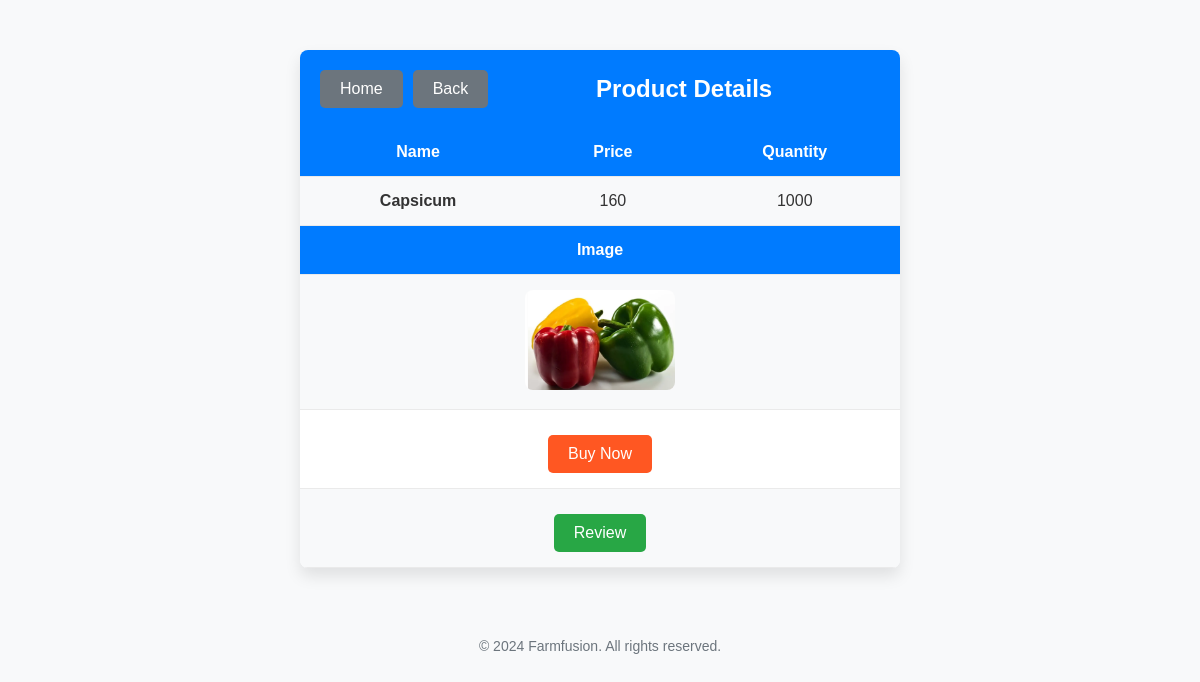
The page /detail-product/15 on the database its author committed.
### products/models.py (models this page shows, shortened)
class Product(models.Model):
    name = models.CharField(max_length=100)
    price = models.IntegerField(default=00)
    quantity =models.CharField(max_length=20,default=1)
    image = models.ImageField(upload_to='pics', null=True, blank=True)

### products/views.py (the view)
# urls.py: path('detail-product/<int:p_id>', views.detail_product, name='detail-product'),
def detail_product(request,p_id):
    p=Product.objects.get(pk=p_id)
    return render(request, 'components/detail-product.html', {"p":p})

### templates/components/detail-product.html (shortened to what this page needs)
<!DOCTYPE html>
<html lang="en">
<head>
</head>
<body>
    <div class="container">
        <div class="header">
            <button onclick="window.location.href='{% url 'home' %}';" style="margin-right: 10px;">Home</button>
            <button onclick="window.history.back();">Back</button>
            <span style="flex-grow: 1; text-align: center;">Product Details</span>
        </div>
        <table>
            <tr>
                <th>Name</th>
                <th>Price</th>
                <th>Quantity</th>
            </tr>
            <tr>
                <td><b>{{ p.name }}</b></td>
                <td>{{ p.price }}</td>
                <td>{{ p.quantity }}</td>
            </tr>
            <tr>
                <th colspan="3">Image</th>
            </tr>
            <tr>
                <td colspan="3">
                    <img src="{{ p.image.url }}" alt="{{ p.name }}">
                </td>
            </tr>
            <tr>
                <td colspan="3">
                    <a href="#" class="btn btn-buy">Buy Now</a>
                </td>
            </tr>
            <tr>
                <td colspan="3">
                    <a href="{% url 'product_detail' p.id %}" class="btn">Review</a>
                </td>
            </tr>
        </table>
    </div>
    <div class="footer">
        &copy; 2024 Farmfusion. All rights reserved.
    </div>
</body>
</html>

### templates/components/detail-product.html (style rules this page uses)
* { box-sizing: border-box; }
body { margin: 0; padding: 0; font-family: 'Arial', sans-serif; background-color: #f8f9fa; color: #333; }
.container { max-width: 600px; margin: 50px auto; background-color: #ffffff; border-radius: 8px; box-shadow: 0 8px 16px rgba(0, 0, 0, 0.1); overflow: hidden; }
.header { background-color: #007BFF; color: #ffffff; display: flex; align-items: center; justify-content: space-between; padding: 20px; font-size: 24px; font-weight: bold; }
.header button { background-color: #6c757d; color: #ffffff; border: none; padding: 10px 20px; font-size: 16px; border-radius: 5px; cursor: pointer; transition: background-color 0.3s ease; }
table { width: 100%; border-collapse: collapse; }
th, td { padding: 15px; text-align: center; border-bottom: 1px solid #eaeaea; }
th { background-color: #007BFF; color: #ffffff; font-weight: bold; }
tr:nth-child(even) { background-color: #f8f9fa; }
tr:nth-child(odd) { background-color: #ffffff; }
td img { border-radius: 8px; width: 150px; height: 100px; object-fit: cover; }
.btn { display: inline-block; margin-top: 10px; padding: 10px 20px; background-color: #28a745; color: #ffffff; text-decoration: none; font-size: 16px; border-radius: 5px; text-align: center; transition: background-color 0.3s; }
.btn-buy { background-color: #ff5722; }
.footer { text-align: center; padding: 20px; font-size: 14px; color: #6c757d; }

### rows shown on the page
Product: name "Capsicum", price "160", quantity "1000", image (picture)
